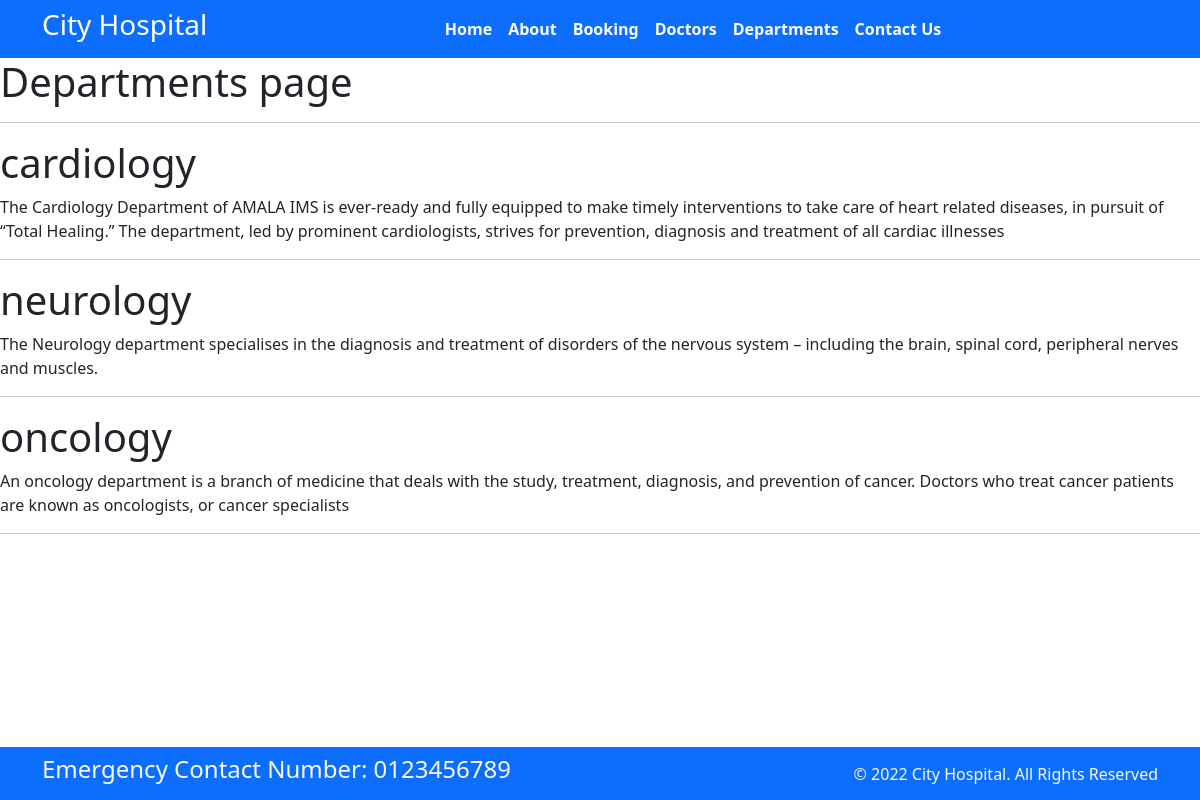
Screenshot of /department with the database file from the repository.
### home/models.py (models this page shows)
class departments (models.Model):
    dep_name = models.CharField(max_length=10)
    dep_description = models.TextField()

### home/views.py (the view)
# urls.py: path('department', views.department, name='department' ),
def department(request):
    dict_depart = {
                   'dept': departments.objects.all()
                   }
    return render( request, 'department.html', dict_depart)

### templates/department.html (shortened to what this page needs)
{% extends "base.html" %}
{% block content %}
<h1>Departments page </h1>
<hr>
{% for d in dept %}
<div>
   <h1> {{d.dep_name}} </h1>
   <p> {{d.dep_description}} </p>
   <hr>
</div>
{% endfor %}
{% endblock content %}

### templates/base.html (shortened to what this page needs)
 {% load static %}
<!DOCTYPE html>
<html>
  <head>
    <link rel="stylesheet"
      href=" https://cdn.jsdelivr.net/npm/bootstrap@5.1.3/dist/css/bootstrap.min.css ">
    <link rel="stylesheet"
      href="https://use.fontawesome.com/releases/v5.2.0/css/all.css">
    <link rel="stylesheet"
      href="{% static "css/style.css" %}">
  </head>
  <body>
    <nav class="navbar bg-primary navbar-expand-md ">
      <div class="container">
        <div class="col-2 text-left pl-md-0">
          <h3 class="text-white"> City Hospital </h3>
        </div>
        <div
          class="collapse navbar-collapse justify-content-center col-md-8 navbar-collapse-3">
          <ul class="navbar-nav justify-content-center  fw-bold">
            <li class="nav-item active">
              <a class="nav-link text-white" href="{% url 'home' %}">Home </a>
            </li>
            <li class="nav-item">
              <a class="nav-link text-white" href="{% url 'about' %}">About</a>
            </li>
            <li class="nav-item">
              <a class="nav-link text-white" href="{% url 'booking' %}">Booking</a>
            </li>
            <li class="nav-item">
              <a class="nav-link text-white" href="{% url 'doctors' %}">Doctors</a>
            </li>
			 <li class="nav-item">
              <a class="nav-link text-white" href="{% url 'department' %}">Departments</a>
            </li>
            <li class="nav-item">
              <a class="nav-link text-white" href="{% url 'contact' %}">Contact Us</a>
            </li>
          </ul>
        </div>
      </div>
    </nav>
{% block content %}{% endblock content %}
    <section class="fixed-bottom">
      <footer class="pt-2 pb-2  bg-primary text-light">
        <div class="container">
          <div class="row align-items-center">
            <div class="col-12 col-md-8">
              <h4>Emergency Contact Number: 0123456789</h4>
            </div>
            <div class="col-12 col-md-4 mt-4 mt-md-0 text-center text-md-end">
              © 2022 City Hospital. All Rights Reserved
            </div>
          </div>
        </div>
      </footer>
    </section>
  </body>
</html>

### rows the page displays
departments: dep_name "cardiology", dep_description "The Cardiology Department of AMALA IMS is ever-ready and fully equipped to make timely interventions to take care of heart related diseases, in pursuit of “Total Healing.” The department, led by prominent cardiologists, strives for prevention, diagnosis and treatment of all cardiac illnesses"
departments: dep_name "neurology", dep_description "The Neurology department specialises in the diagnosis and treatment of disorders of the nervous system – including the brain, spinal cord, peripheral nerves and muscles."
departments: dep_name "oncology", dep_description "An oncology department is a branch of medicine that deals with the study, treatment, diagnosis, and prevention of cancer. Doctors who treat cancer patients are known as oncologists, or cancer specialists"
